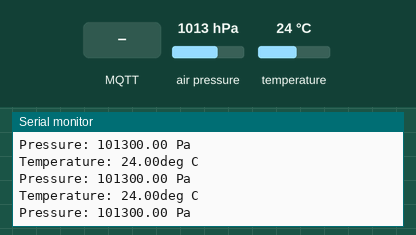
Recording of a program running on a simulated ESP8266 (NodeMCU). Shown: the last lines printed to the serial monitor. The inputs (shaded band) are chosen by the test bench; at power-on: air pressure 1013 hPa, temperature 24 °C. EEPROM starts erased; no MQTT or app messages arrive unless stated.

Above: at 2.7 s.
2.8 s: MQTT message "1" arrives on the first subscribed topic
At 3.5 s:
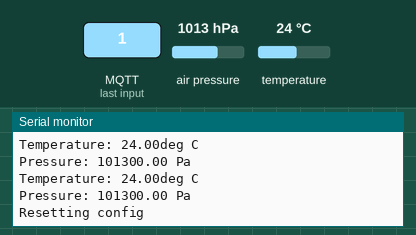
5.0 s: air pressure set to 952 hPa
At 5.5 s:
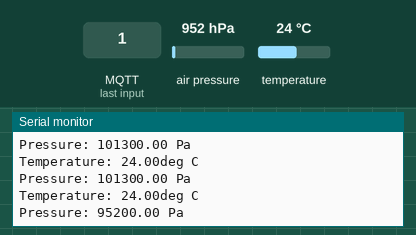
6.5 s: temperature set to 12 °C
At 7.1 s:
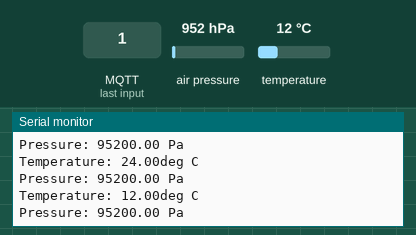
8.0 s: air pressure set to 975 hPa
At 8.5 s:
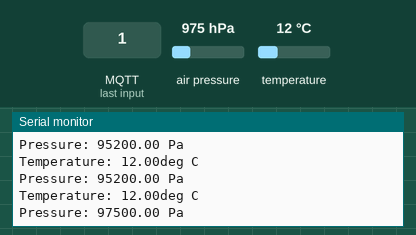
Timing chart, 0 to 10.5 s (numbered marks = the images above; inputs shaded):
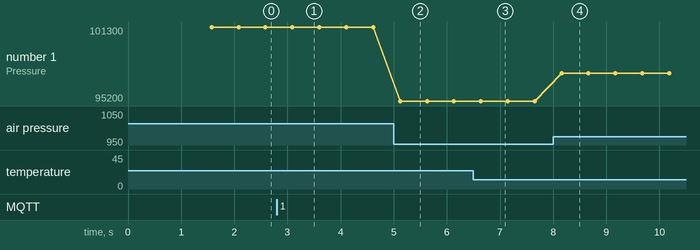

The program:

main.cpp
```cpp
/**
 *  Connects to an MQTT server and publishes air temperature and pressure data
 *  as collected by the BMP180
 */

#include <SPI.h>
#include <Adafruit_BMP085.h>
#include <WiFiConfig.h>

WiFiConfig* wifiConfig;
Adafruit_BMP085 bmp;  // temperature and air pressure sensor

void setup() {
    Serial.begin(115200);
    Serial.println("Starting WiFi Temperature Program");
    wifiConfig = new WiFiConfig();
    if (bmp.begin()) {
        Serial.println("BMP180 initialized");
    } else {
        Serial.println("BMP180 failed to load.");
        while (1)
            ;
    }
}

void loop() {
    wifiConfig->check_connection();

    double temp = bmp.readTemperature();
    double pressure = bmp.readPressure();
    Serial.print("Temperature: ");
    Serial.print(temp, 2);
    Serial.println("deg C");

    Serial.print("Pressure: ");
    Serial.print(pressure, 2);
    Serial.println(" Pa");

    String tempStr = String(temp, 2);
    String pressureStr = String(pressure, 2);
    String json = "{\"temperature\":" + tempStr + ",";
    json += "\"pressure\":" + pressureStr + "}";

    wifiConfig->client.publish(wifiConfig->mqtt_config->mqtt_topic,
                                json.c_str());
    wifiConfig->client.loop();
    delay(500);
}
```

Measured:
- after the input at 2.8 s, the serial monitor: prints a new line after 0.29 s (image 1)
- after the input at 5.0 s, the serial monitor: prints a new line after 0.12 s (image 2)
- after the input at 6.5 s, the serial monitor: prints a new line after 0.14 s (image 3)
- after the input at 8.0 s, the serial monitor: prints a new line after 0.16 s (image 4)
- plotted number 1: 101300 → 95200 after the input at 5.0 s, 95200 → 97500 after the input at 8.0 s
